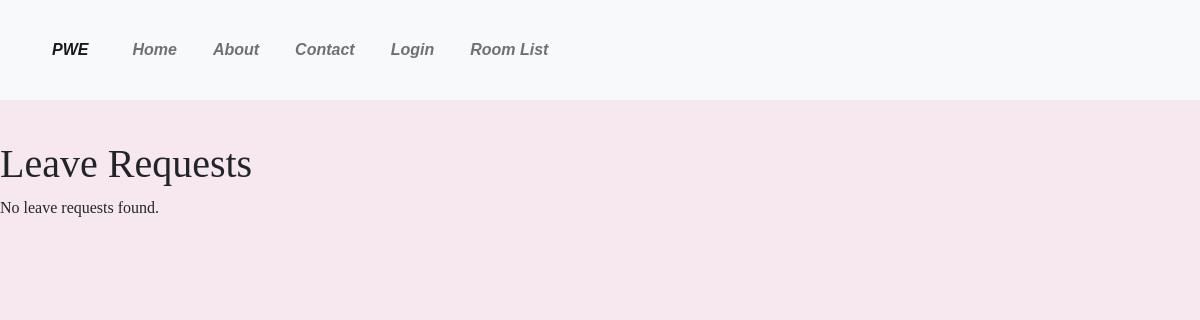
Page /admin_leave-requests/ on the earlier database version.
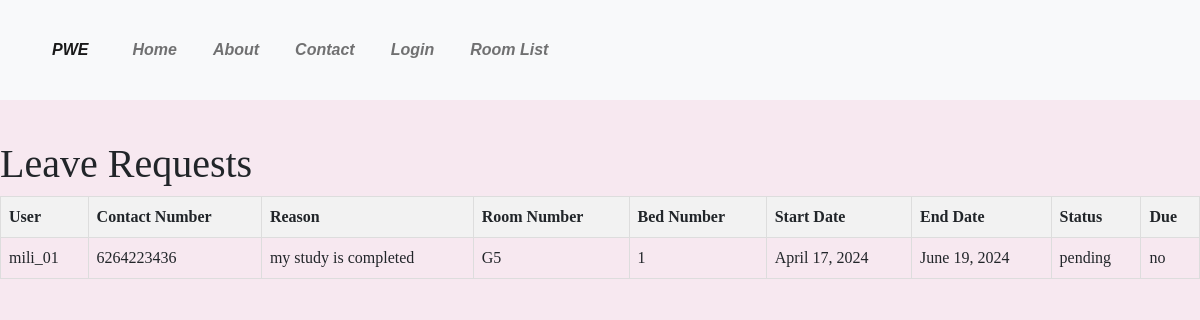
Same page on the later database version.
### Main/models.py (models this page shows, shortened)
class Leave(models.Model):
    user = models.ForeignKey(User, on_delete=models.CASCADE)
    contact_number = models.CharField(max_length=15)
    reason = models.TextField()
    room_number = models.CharField(max_length=50)
    bed_number = models.CharField(max_length=50)
    start_date = models.DateField()
    end_date = models.DateField()
    STATUS_CHOICES = [
        ('pending', 'Pending'),
        ('approved', 'Approved'),
        ('denied', 'Denied'),
    ]
    status = models.CharField(max_length=10, choices=STATUS_CHOICES, default='pending')
    DUE_CHOICES = [
        ('yes', 'Yes'),
        ('no', 'No'),
    ]
    due = models.CharField(max_length=3, choices=DUE_CHOICES, default='no')

### Main/views.py (the view)
# urls.py: path('admin_leave-requests/', admin_leave_requests, name='admin_leave_requests'),
def admin_leave_requests(request):
    leave_requests = Leave.objects.all()
    return render(request, 'admin_leave_requests.html', {'leave_requests': leave_requests})

### Main/templates/admin_leave_requests.html (shortened to what this page needs)
{% extends 'base.html' %}
{% load static %}
{% block content %}
</head>
<body>
    <h1>Leave Requests</h1>
    {% if leave_requests %}
    <table>
        <thead>
            <tr>
                <th>User</th>
                <th>Contact Number</th>
                <th>Reason</th>
                <th>Room Number</th>
                <th>Bed Number</th>
                <th>Start Date</th>
                <th>End Date</th>
                <th>Status</th>
                <th>Due</th>
            </tr>
        </thead>
        <tbody>
            {% for leave_request in leave_requests %}
            <tr>
                <td>{{ leave_request.user }}</td>
                <td>{{ leave_request.contact_number }}</td>
                <td>{{ leave_request.reason }}</td>
                <td>{{ leave_request.room_number }}</td>
                <td>{{ leave_request.bed_number }}</td>
                <td>{{ leave_request.start_date }}</td>
                <td>{{ leave_request.end_date }}</td>
                <td>{{ leave_request.status }}</td>
                <td>{{ leave_request.due }}</td>
            </tr>
            {% endfor %}
        </tbody>
    </table>
    {% else %}
    <p>No leave requests found.</p>
    {% endif %}
{% endblock %}

Differences in the rows shown:
added Leave: user "mili_01", contact_number "6264223436", reason "my study is completed", room_number "G5", bed_number "1", start_date "April 17, 2024", end_date "June 19, 2024", status "pending", due "no"
Other differences:
text no longer shown: "No leave requests found."
text now shown: "User Contact Number Reason Room Number Bed Number Start Date End Date Status Due"
